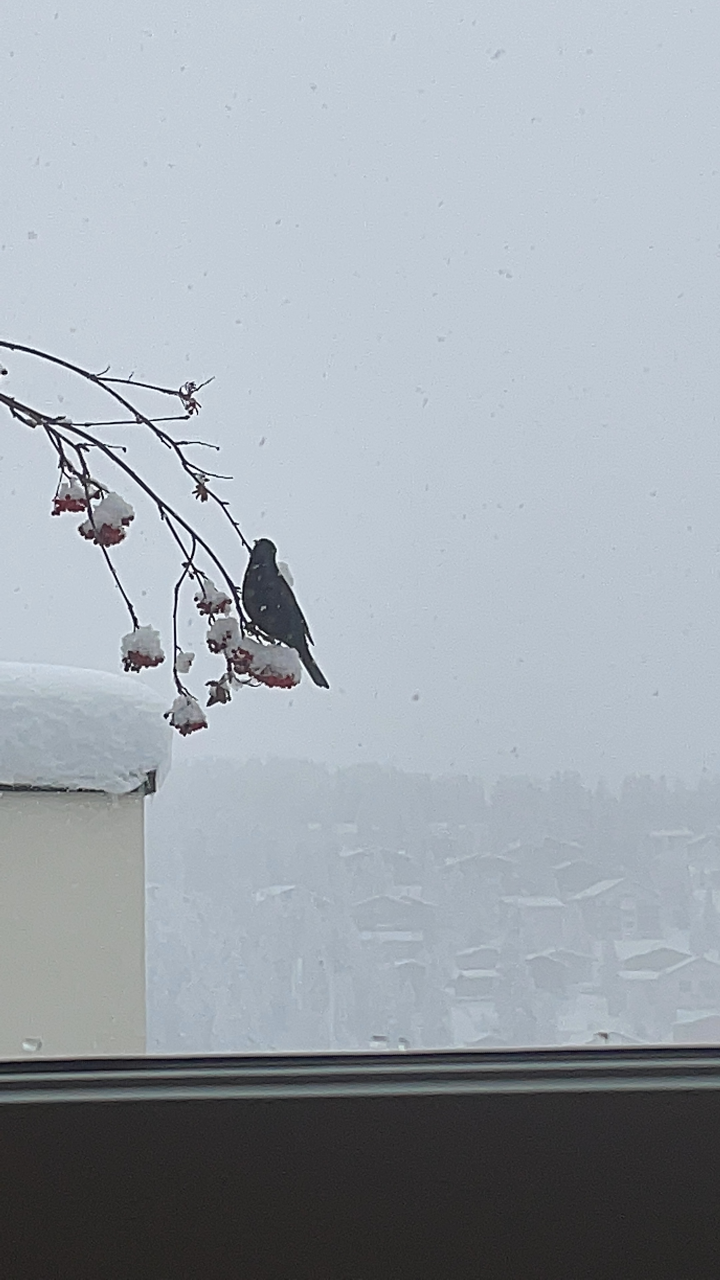
#> input picture neuro/opencvtheory/birdar.JPG, 2160 x 3840 px, found by its file name (shown at 1/3 size)
$ python reversopic.py
#> lines starting #> are read from the running program, lines starting #| are printed output that depends on the picture
import cv2 as c

def rotation(pic, angle):
    pic_heigt, pic_width=pic.shape[0], pic.shape[1]
    pic_center=(pic_width//2, pic_heigt//2)
    matrix=c.getRotationMatrix2D(pic_center,angle,1)
    return c.warpAffine(pic, matrix, (pic_width, pic_heigt))

picture=c.imread('birdar.jpg')
#> picture is the input picture: shape (3840, 2160, 3); mean B, G, R 174, 166.5, 159.1
picture=c.flip(picture,-1)
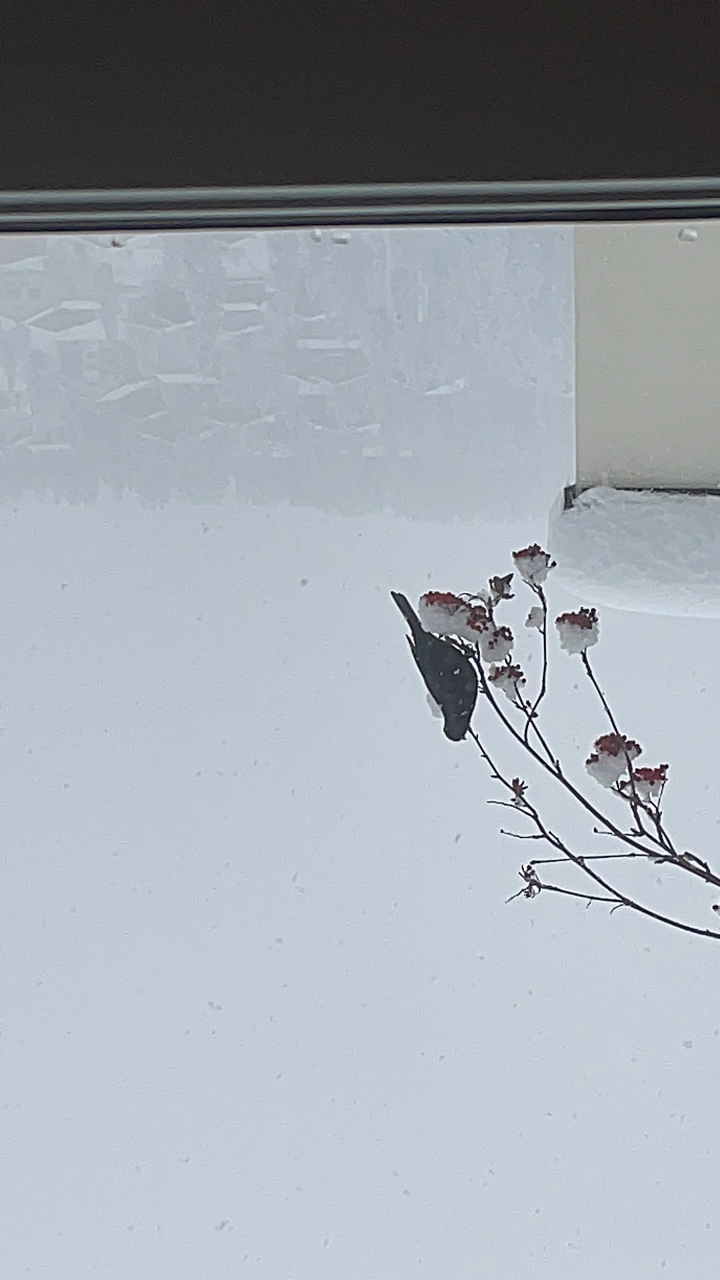
#> picture: shape (3840, 2160, 3) (shown at 1/3 size); mean B, G, R 174, 166.5, 159.1
picture=rotation(picture, 40)
#> in rotation, `return c.warpAffine(pic, matrix, (pic_width, pic_heigt))`:
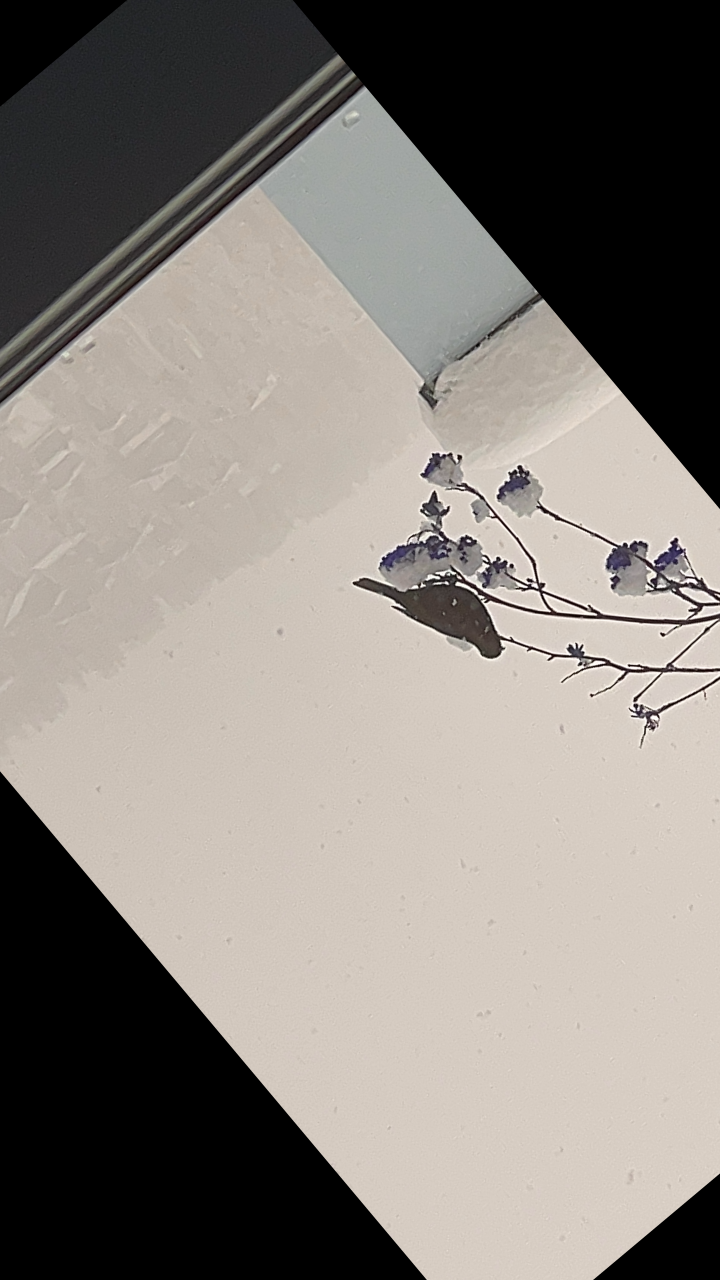
#> returned value: shape (3840, 2160, 3) (shown at 1/3 size); mean of channels 0, 1, 2 136.2, 130.4, 124.4; drawn as R, G, B
#picture=c.rotate(picture,c.ROTATE_90_CLOCKWISE)
picture=c.resize(picture,(500,600))
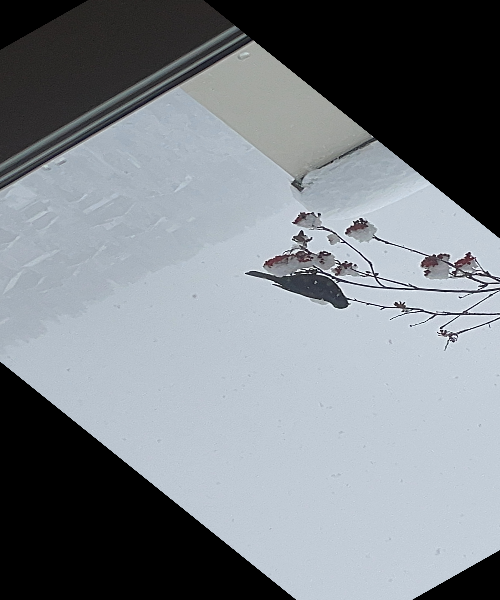
#> picture: shape (600, 500, 3); mean B, G, R 136.2, 130.3, 124.3
c.imshow('r',picture)
c.waitKey(0)
